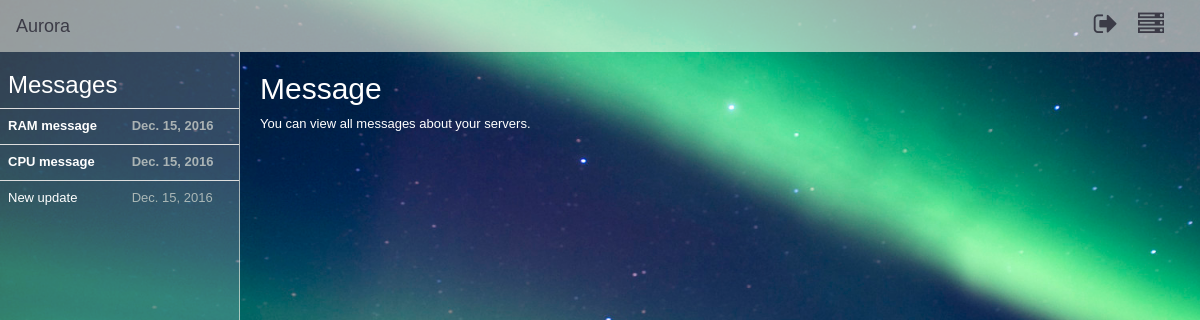
Before: /messages/0 (signed in) with the older database file.
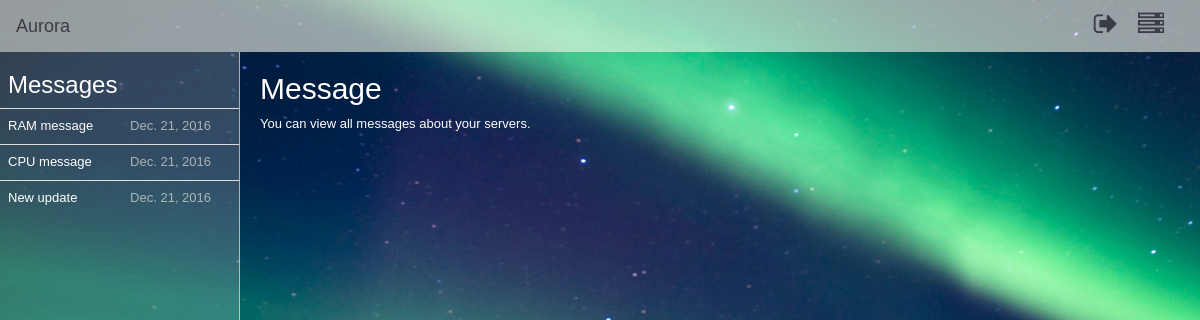
After: the same page with the newer database file.
### AuroraPlus/models.py (models this page shows)
class Messages(models.Model):
    ID = models.AutoField(primary_key=True)
    User_ID = models.TextField(max_length=10)
    Message_Name = models.TextField(max_length=20)
    Message_Text = models.TextField(max_length=500)
    Date_Received = models.DateField(auto_now=True)
    Message_Read = models.BooleanField(default=0)

### AuroraPlus/views.py (the view)
# urls.py: url(r'^messages/(?P<message_id>\w{0,50000})$', views.messages, name='messages'),
def messages(request, message_id):
    current_user = request.user
    user_id = current_user.id
    all_messages = GetMessages.get_messages(user_id)
    select_message = GetMessages.select_message(user_id, message_id)
    message_read = GetMessages.message_read(user_id, message_id)
    return render(request, 'messages.html', {'Messages': all_messages, 'selected_message': select_message,
                                             'message_id': message_id})

### bin/ServerMonitoring/messages.py (called while the page is built)
    @staticmethod
    def get_messages(user_id):
        all_messages = Messages.objects.filter(User_ID=user_id).all()
        print all_messages
        for item in all_messages:
            print item.ID, item.Date_Received
        return all_messages

    @staticmethod
    def select_message(user_id, message_id):
        selected_message = Messages.objects.filter(User_ID=user_id, ID=message_id).all()
        print selected_message
        for item in selected_message:
            print item.ID, item.Date_Received
        return selected_message

    @staticmethod
    def message_read(user_id, message_id):
        print user_id, message_id
        if user_id is None or message_id is None:
            return 'There has been an error.'
        else:
            try:
                message_to_edit = Messages.objects.get(User_ID=user_id, ID=message_id)
                message_to_edit.Message_Read = 1
                message_to_edit.save()
            except:
                return 'There has been an error(2).'
            return True

### templates/messages.html (shortened to what this page needs)
{% load static from staticfiles %}
{% load current_tags %}
<!DOCTYPE html>
<html lang="en">
<head>
    <link rel="stylesheet" type="text/css" href="{% static "bootstrap/css/bootstrap.min.css" %}"/>
    <link rel="stylesheet" type="text/css" href="{% static "fontawesome/css/font-awesome.min.css" %}">
    <link rel="stylesheet" type="text/css" href="{% static "custom/css/navbar.css" %}"/>
    <link rel="stylesheet" type="text/css" href="{% static "custom/css/sidebar.css" %}"/>
    <link rel="stylesheet" type="text/css" href="{% static "custom/css/messages.css" %}"/>
</head>
<body>
{% include 'top.html' %}
<div id="side">
    <h3 class="messages-title">Messages</h3>
    <table class="table">
        {% for message in Messages %}
            {% if message.Message_Read == 0 %}
                <tr class="message unread">
                    <td><b><a href="/messages/{{ message.ID }}">{{ message.Message_Name }}</a></b></td>
                    <td><b>{{ message.Date_Received }}</b></td>
                </tr>
            {% elif message.Message_Read == 1 %}
                <tr class="message read">
                    <td><a href="/messages/{{ message.ID }}">{{ message.Message_Name }}</a></td>
                    <td>{{ message.Date_Received }}</td>
                </tr>
            {% endif %}
        {% endfor %}
    </table>
</div>
<div id="content">
    {% if message_id == "0" %}
        <h2 class="message-title">Message</h2>
        <p class="message-text">You can view all messages about your servers.</p>
    {% else %}
        {% for item in selected_message %}
            <h2 class="message-title">{{ item.Message_Name }}</h2>
            <p class="message-date">{{ item.Date_Received }}</p>
            <p class="message-text">{{ item.Message_Text }}</p>
        {% endfor %}
    {% endif %}
</div>
</body>
</html>

### templates/top.html (shortened to what this page needs)
{% load static from staticfiles %}
<nav class="navbar navbar-light bg-faded">
    <a class="navbar-brand" href="/dashboard/">Aurora</a>
    <div class="navbar-right col-md-4">
        <a class="pull-right navbar-item" href="#menu-toggle" id="menu-toggle"><i class="fa fa-server fa-2x"></i></a>
        <a class="pull-right navbar-item" href="/logout/" id="logout"><i class="fa fa-sign-out fa-2x"></i></a>
    </div>
</nav>

### static/custom/css/navbar.css (style rules this page uses)
.navbar-light { background-color: rgba(250, 248, 233, 0.6) !important; border-radius: 0 !important; z-index: 2000!important; }
.navbar-light > a { color: rgba(36, 34, 47, 0.8) !important; }
.navbar-item { color: rgba(36, 34, 47, 0.8) !important; }

### static/custom/css/sidebar.css (style rules this page uses)
#menu-toggle { margin-top: 10px!important; margin-right: 20px; }
#logout { margin-top: 10px!important; margin-right: 20px; }

### static/custom/css/messages.css (style rules this page uses)
html, body { background: url("/static/images/background.jpg") no-repeat !important; font-family: arial; font-size: 13px; position: relative; background-size: cover !important; height: 100% !important; width: 100% !important; }
@media (min-width: 1024px) { #side { position: absolute; top: 52px; left: 0; bottom: 0; width: 20%; color: rgba(250, 248, 233, 0.6); overflow: auto; border-right: 1px solid rgba(250, 248, 233, 0.6); background-color: rgba(250, 248, 233, 0.2); } }
@media (min-width: 1024px) { #content { position: relative; left: 20%; bottom: 0; right: 600px; padding-left: 20px; color: rgba(250, 248, 233, 0.6); width: 80%; } }
.navbar-right { margin-right: 0; }
.messages-title { color: white; border-color: rgba(250, 248, 233, 0.6); margin-left: 8px; }
.message-title { color: white; }
.message-text { color: white; }
a { color: white; text-decoration: none; }

Changed rows visible on the page:
changed Messages "RAM message": Message_Read False → True (drawn); Date_Received "Dec. 15, 2016" → "Dec. 21, 2016"
changed Messages "CPU message": Message_Read False → True (drawn); Date_Received "Dec. 15, 2016" → "Dec. 21, 2016"
changed Messages "New update": Date_Received "Dec. 15, 2016" → "Dec. 21, 2016"
